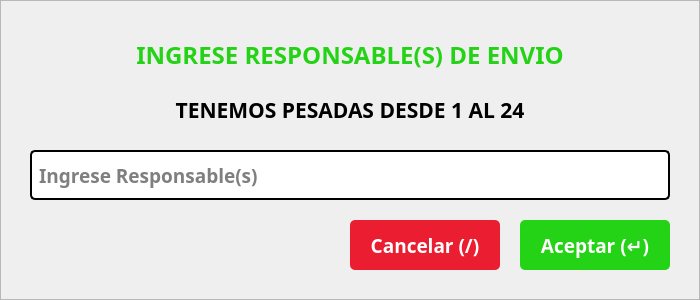
    <widget class="QFrame" name="frmAlertaIngresaResponsablesDeEnvio">
     <property name="geometry">
      <rect>
       <x>610</x>
       <y>390</y>
       <width>700</width>
       <height>300</height>
      </rect>
     </property>
     <property name="styleSheet">
      <string notr="true">#frmAlertaIngresaResponsablesDeEnvio{background-color: rgb(255, 255, 255);
color: rgb(0, 0, 0);
border:none;
border-radius: 10px;
border: 2px solid #D9D9D9;}</string>
     </property>
     <property name="frameShape">
      <enum>QFrame::StyledPanel</enum>
     </property>
     <property name="frameShadow">
      <enum>QFrame::Raised</enum>
     </property>
     <widget class="QLabel" name="label_11">
      <property name="geometry">
       <rect>
        <x>30</x>
        <y>25</y>
        <width>640</width>
        <height>60</height>
       </rect>
      </property>
      <property name="font">
       <font>
        <family>Poppins</family>
        <pointsize>18</pointsize>
        <weight>75</weight>
        <bold>true</bold>
       </font>
      </property>
      <property name="styleSheet">
       <string notr="true">color: #24D315;</string>
      </property>
      <property name="text">
       <string>INGRESE RESPONSABLE(S) DE ENVIO</string>
      </property>
      <property name="alignment">
       <set>Qt::AlignCenter</set>
      </property>
     </widget>
     <widget class="QPushButton" name="btnAceptarFrmResponsablesDeEnvio">
      <property name="geometry">
       <rect>
        <x>520</x>
        <y>220</y>
        <width>150</width>
        <height>50</height>
       </rect>
      </property>
      <property name="font">
       <font>
        <family>Poppins</family>
        <pointsize>14</pointsize>
        <weight>75</weight>
        <bold>true</bold>
       </font>
      </property>
      <property name="cursor">
       <cursorShape>PointingHandCursor</cursorShape>
      </property>
      <property name="styleSheet">
       <string notr="true">background-color: rgb(36, 211, 21);
color: rgb(255, 255, 255);
border:none;
border-radius: 5px;</string>
      </property>
      <property name="text">
       <string>Aceptar (↵)</string>
      </property>
      <property name="flat">
       <bool>false</bool>
      </property>
     </widget>
     <widget class="QLineEdit" name="txtResponsablesDeEnvio">
      <property name="geometry">
       <rect>
        <x>30</x>
        <y>150</y>
        <width>640</width>
        <height>50</height>
       </rect>
      </property>
      <property name="font">
       <font>
        <family>Poppins</family>
        <pointsize>14</pointsize>
        <weight>75</weight>
        <bold>true</bold>
       </font>
      </property>
      <property name="styleSheet">
       <string notr="true">background-color: rgb(255, 255, 255);
color: rgb(0, 0, 0);
border-radius: 5px;
border: 2px solid #000;
padding: 5px</string>
      </property>
      <property name="text">
       <string/>
      </property>
      <property name="placeholderText">
       <string>Ingrese Responsable(s)</string>
      </property>
     </widget>
     <widget class="QPushButton" name="btnCancelarFrmResponsablesDeEnvio">
      <property name="geometry">
       <rect>
        <x>350</x>
        <y>220</y>
        <width>150</width>
        <height>50</height>
       </rect>
      </property>
      <property name="font">
       <font>
        <family>Poppins</family>
        <pointsize>14</pointsize>
        <weight>75</weight>
        <bold>true</bold>
       </font>
      </property>
      <property name="cursor">
       <cursorShape>PointingHandCursor</cursorShape>
      </property>
      <property name="styleSheet">
       <string notr="true">background-color: rgb(234, 29, 49);
color: rgb(255, 255, 255);
border:none;
border-radius: 5px;</string>
      </property>
      <property name="text">
       <string>Cancelar (/)</string>
      </property>
     </widget>
     <widget class="QLabel" name="lblPesadasDisponiblesParaEnvio">
      <property name="geometry">
       <rect>
        <x>30</x>
        <y>80</y>
        <width>640</width>
        <height>60</height>
       </rect>
      </property>
      <property name="font">
       <font>
        <family>Poppins</family>
        <pointsize>16</pointsize>
        <weight>75</weight>
        <bold>true</bold>
       </font>
      </property>
      <property name="styleSheet">
       <string notr="true"/>
      </property>
      <property name="text">
       <string>TENEMOS PESADAS DESDE 1 AL 24</string>
      </property>
      <property name="alignment">
       <set>Qt::AlignCenter</set>
      </property>
     </widget>
    </widget>
